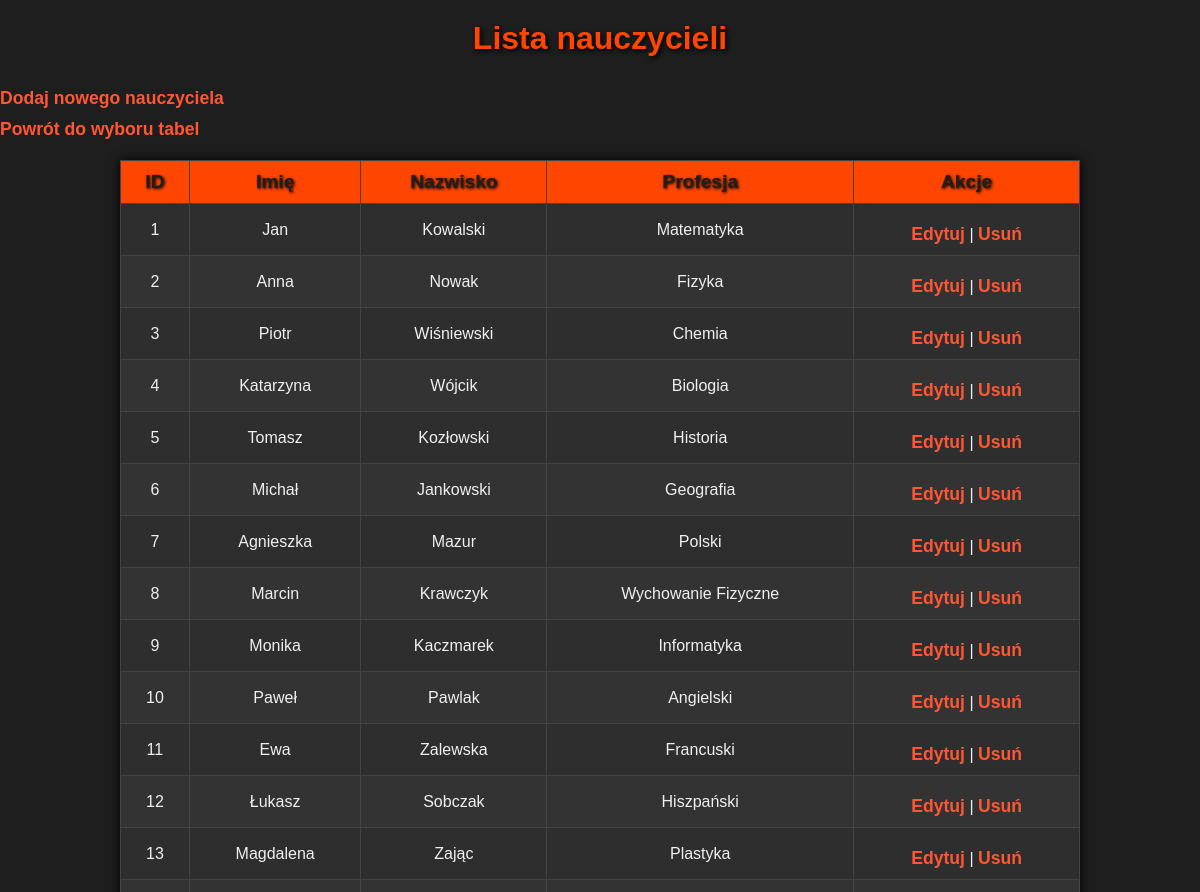
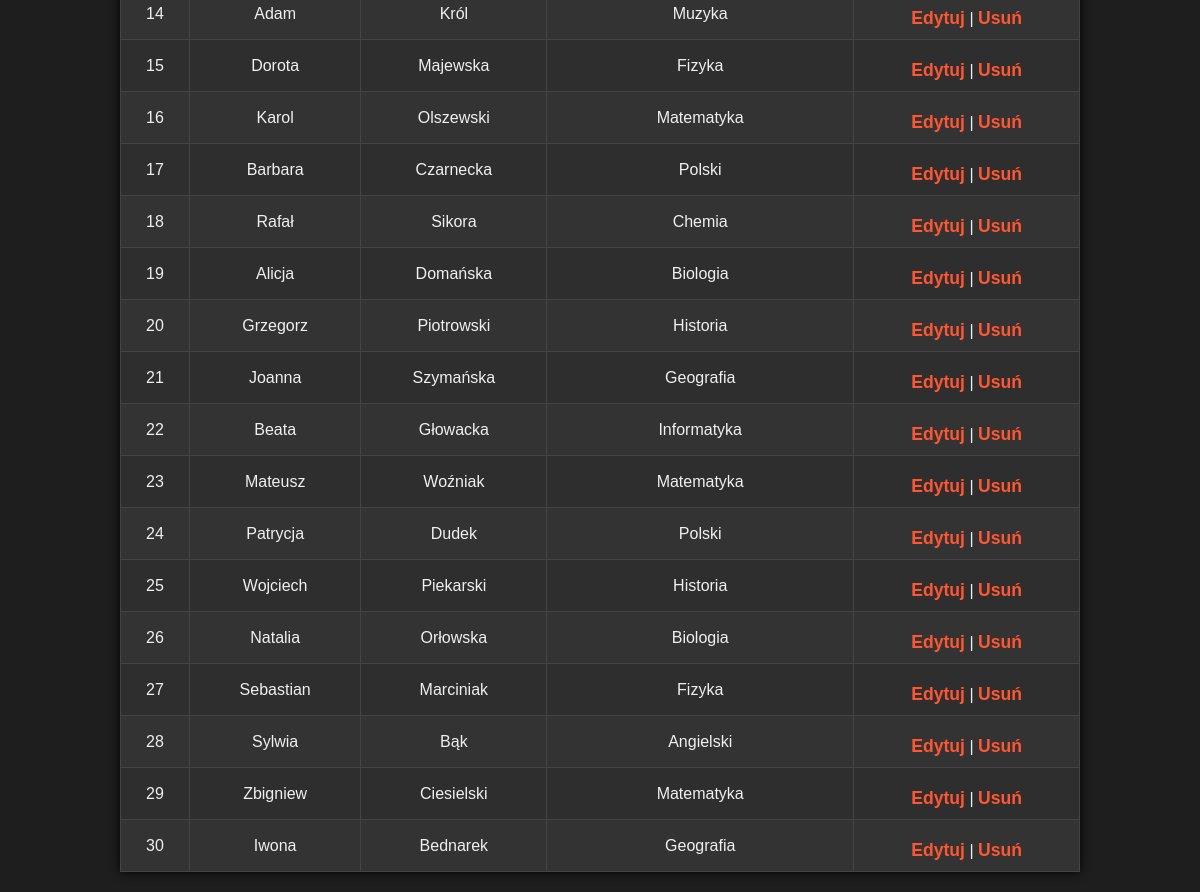
The page /crud/Nauczyciele.php on the database its author committed (2 pictures, top to bottom).
### tables this page shows
CREATE TABLE `nauczyciele` (
  `Nauczyciel_id` int(11) NOT NULL,
  `Imie` char(50) NOT NULL,
  `Nazwisko` char(50) NOT NULL,
  `Profesja` char(20) DEFAULT NULL,
  `email` varchar(255) DEFAULT NULL
);

### crud/Nauczyciele.php (the view, shortened to what this page needs)
<?php
$host = "localhost";
$username = "root";
$password = "";
$dbname = "dziennikdb";
$conn = new mysqli($host, $username, $password, $dbname);
$action = isset($_GET['action']) ? $_GET['action'] : 'list';
if ($action == 'list') {
    $sql = "SELECT * FROM nauczyciele";
    $result = $conn->query($sql);
    ?>
    <!DOCTYPE html>
    <html>
    <head>
    <link rel="stylesheet" href="crud.css">
    </head>
    <body>
        <h1>Lista nauczycieli</h1>
        <a href="?action=create">Dodaj nowego nauczyciela</a><br><a href="crud.php">Powrót do wyboru tabel</a>
        <table border="1">
            <tr>
                <th>ID</th>
                <th>Imię</th>
                <th>Nazwisko</th>
                <th>Profesja</th>
                <th>Akcje</th>
            </tr>
            <?php while ($row = $result->fetch_assoc()) { ?>
                <tr>
                    <td><?php echo $row['Nauczyciel_id']; ?></td>
                    <td><?php echo $row['Imie']; ?></td>
                    <td><?php echo $row['Nazwisko']; ?></td>
                    <td><?php echo $row['Profesja']; ?></td>
                    <td>
                        <a href="?action=edit&id=<?php echo $row['Nauczyciel_id']; ?>">Edytuj</a> |
                        <a href="?action=delete&id=<?php echo $row['Nauczyciel_id']; ?>">Usuń</a>
                    </td>
                </tr>
            <?php } ?>
        </table>
    </body>
    </html>
    <?php
}
?>

### crud/crud.css (style rules this page uses)
body { background-color: #1e1e1e; color: #f0f0f0; font-family: Arial, sans-serif; margin: 0; padding: 0; }
h1 { color: #ff4500; text-align: center; text-shadow: 2px 2px 5px #000; margin-top: 20px; }
a { color: #ff5733; text-decoration: none; font-weight: bold; }
table { width: 80%; margin: 20px auto; border-collapse: collapse; background-color: #2e2e2e; box-shadow: 0 0 10px #000; }
table th, table td { border: 1px solid #444; padding: 10px; text-align: center; }
table th { background-color: #ff4500; color: #1e1e1e; font-size: 1.2em; text-shadow: 1px 1px 3px #000; }
table td { background-color: #333; color: #f0f0f0; }
table tr:nth-child(even) td { background-color: #2e2e2e; }
a { display: inline-block; margin-top: 10px; text-align: center; font-size: 1.1em; }

### rows shown on the page
nauczyciele: Nauczyciel_id "1", Imie "Jan", Nazwisko "Kowalski", Profesja "Matematyka"
nauczyciele: Nauczyciel_id "2", Imie "Anna", Nazwisko "Nowak", Profesja "Fizyka"
nauczyciele: Nauczyciel_id "3", Imie "Piotr", Nazwisko "Wiśniewski", Profesja "Chemia"
nauczyciele: Nauczyciel_id "4", Imie "Katarzyna", Nazwisko "Wójcik", Profesja "Biologia"
nauczyciele: Nauczyciel_id "5", Imie "Tomasz", Nazwisko "Kozłowski", Profesja "Historia"
nauczyciele: Nauczyciel_id "6", Imie "Michał", Nazwisko "Jankowski", Profesja "Geografia"
nauczyciele: Nauczyciel_id "7", Imie "Agnieszka", Nazwisko "Mazur", Profesja "Polski"
nauczyciele: Nauczyciel_id "8", Imie "Marcin", Nazwisko "Krawczyk", Profesja "Wychowanie Fizyczne"
nauczyciele: Nauczyciel_id "9", Imie "Monika", Nazwisko "Kaczmarek", Profesja "Informatyka"
nauczyciele: Nauczyciel_id "10", Imie "Paweł", Nazwisko "Pawlak", Profesja "Angielski"
nauczyciele: Nauczyciel_id "11", Imie "Ewa", Nazwisko "Zalewska", Profesja "Francuski"
nauczyciele: Nauczyciel_id "12", Imie "Łukasz", Nazwisko "Sobczak", Profesja "Hiszpański"
nauczyciele: Nauczyciel_id "13", Imie "Magdalena", Nazwisko "Zając", Profesja "Plastyka"
nauczyciele: Nauczyciel_id "14", Imie "Adam", Nazwisko "Król", Profesja "Muzyka"
nauczyciele: Nauczyciel_id "15", Imie "Dorota", Nazwisko "Majewska", Profesja "Fizyka"
nauczyciele: Nauczyciel_id "16", Imie "Karol", Nazwisko "Olszewski", Profesja "Matematyka"
nauczyciele: Nauczyciel_id "17", Imie "Barbara", Nazwisko "Czarnecka", Profesja "Polski"
nauczyciele: Nauczyciel_id "18", Imie "Rafał", Nazwisko "Sikora", Profesja "Chemia"
nauczyciele: Nauczyciel_id "19", Imie "Alicja", Nazwisko "Domańska", Profesja "Biologia"
nauczyciele: Nauczyciel_id "20", Imie "Grzegorz", Nazwisko "Piotrowski", Profesja "Historia"
nauczyciele: Nauczyciel_id "21", Imie "Joanna", Nazwisko "Szymańska", Profesja "Geografia"
nauczyciele: Nauczyciel_id "22", Imie "Beata", Nazwisko "Głowacka", Profesja "Informatyka"
nauczyciele: Nauczyciel_id "23", Imie "Mateusz", Nazwisko "Woźniak", Profesja "Matematyka"
nauczyciele: Nauczyciel_id "24", Imie "Patrycja", Nazwisko "Dudek", Profesja "Polski"
nauczyciele: Nauczyciel_id "25", Imie "Wojciech", Nazwisko "Piekarski", Profesja "Historia"
nauczyciele: Nauczyciel_id "26", Imie "Natalia", Nazwisko "Orłowska", Profesja "Biologia"
nauczyciele: Nauczyciel_id "27", Imie "Sebastian", Nazwisko "Marciniak", Profesja "Fizyka"
nauczyciele: Nauczyciel_id "28", Imie "Sylwia", Nazwisko "Bąk", Profesja "Angielski"
nauczyciele: Nauczyciel_id "29", Imie "Zbigniew", Nazwisko "Ciesielski", Profesja "Matematyka"
nauczyciele: Nauczyciel_id "30", Imie "Iwona", Nazwisko "Bednarek", Profesja "Geografia"
